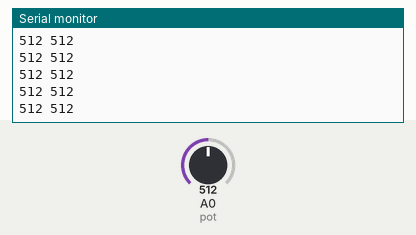
Bench run of a sketch on a simulated Arduino Uno, built with avr-gcc and run on an emulated ATmega328P. Parts: the last lines printed to the serial monitor. The test bench sets the inputs (shaded band); at power-on: A0 (pot) = 512.

Above: at 2.7 s.
2.8 s: A0 (pot) set to 984
At 3.6 s:
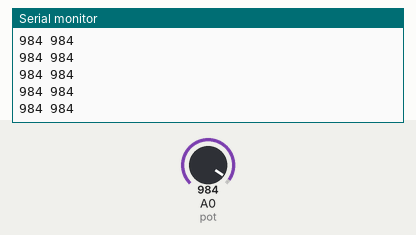
4.3 s: A0 (pot) set to 1012
At 5.4 s:
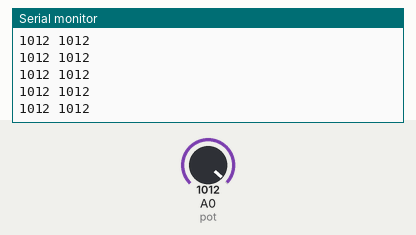
Timing chart, 0 to 7.3 s (numbered marks = the images above; inputs shaded):
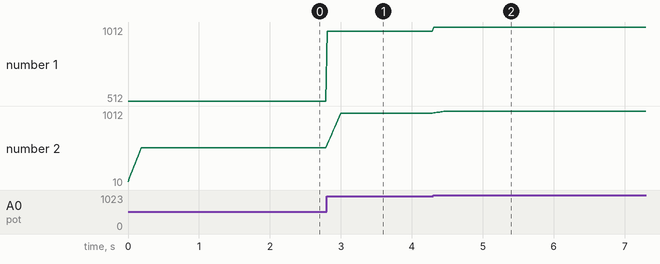

Measured:
- after the input at 2.8 s, the serial monitor: prints a new line at once (image 1)
- after the input at 4.3 s, the serial monitor: prints a new line at once (image 2)
- plotted number 1: 512 → 984 after the input at 2.8 s, 984 → 1012 after the input at 4.3 s
- plotted number 2: 512 → 984 after the input at 2.8 s, 984 → 10 after the input at 4.3 s

The sketch:

MediaMovel.ino
```cpp
/*

            O objetivo deste programa é demosntrar, através do Serial Plotter, a filtragem de um foltro de média móvel. Para isso um potenciômetro será lido na porta A0.

            Na prática, a filtragem por média móvel, assim como o Plotter Serial, funcionaram perfeitamente.


*/

// Mapeamento de hardware
#define pot A0


// Protótipos de funções auxiliares
long media_Movel();

// Variáveis auxiliares
#define n 10

int leitura = 0,
    vet[n],
    sinalFiltrado = 0;

void setup() {

    pinMode(pot, INPUT);

    Serial.begin(9600);
}

void loop() {

    leitura = analogRead(pot);

    sinalFiltrado = media_Movel();

    Serial.print(leitura);
    Serial.print(" ");
    Serial.println(sinalFiltrado);

    delay(20);
}


// Funções auxiliares

long media_Movel(){

    long soma = 0;

    for(int i=n-1; i > 0; i--) vet[i] = vet[i-1];

    vet[0] = leitura;

    for(int i=0; i < n; i++) soma += vet[i];

    return soma/n;
} // end void media_Movel
```
